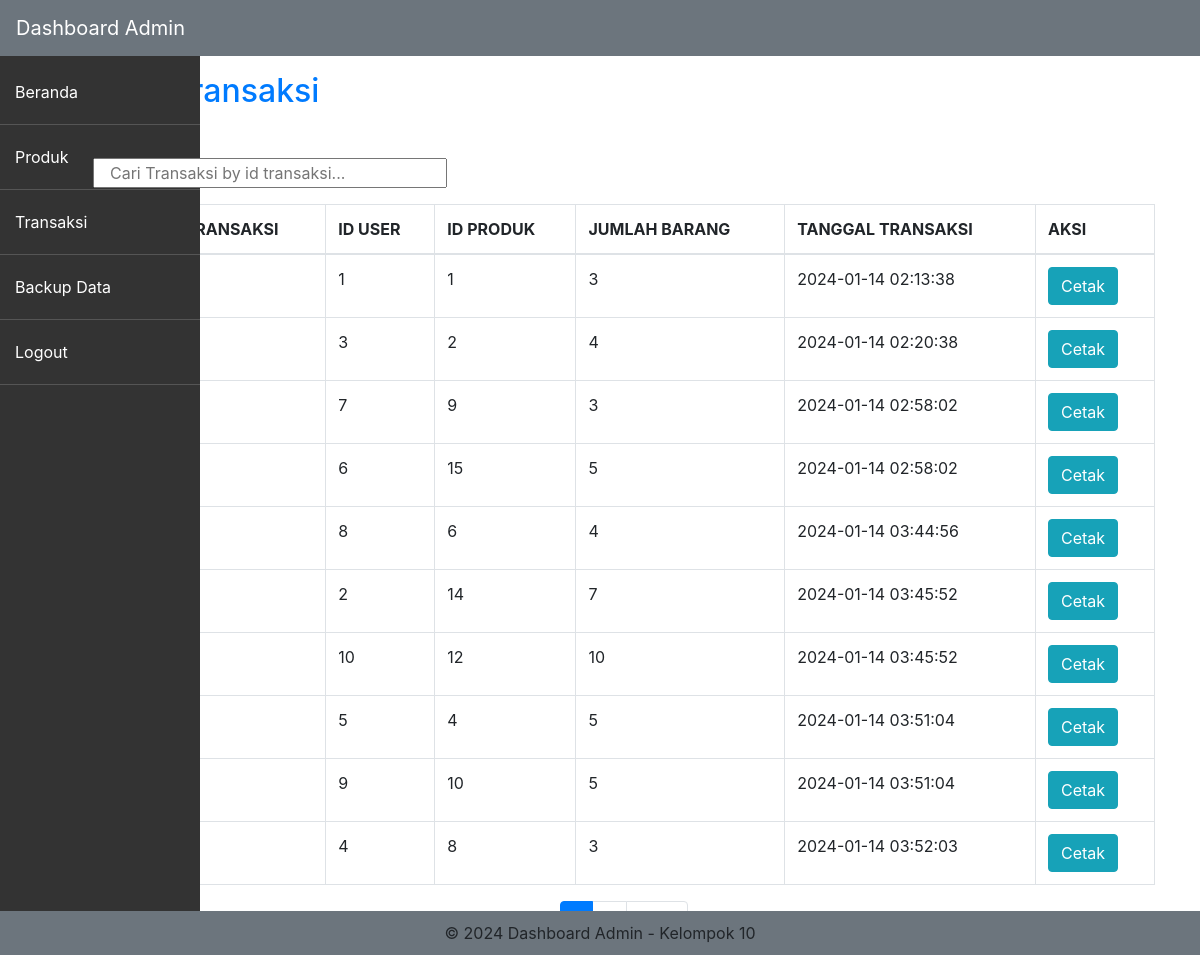
Screenshot of /admin/transaksi.php (signed in) with the database file from the repository.
### tables this page shows
CREATE TABLE `transaksi` (
  `id_transaksi` int(11) NOT NULL,
  `id_user` int(11) DEFAULT NULL,
  `id_produk` int(11) DEFAULT NULL,
  `jumlah_barang` int(11) DEFAULT NULL,
  `tanggal_transaksi` timestamp NOT NULL DEFAULT current_timestamp()
);

### admin/transaksi.php (the view, shortened to what this page needs)
<?php
include '../dashboard/navbar.php';
$page = isset($_GET['page']) ? $_GET['page'] : 1;
$limit = 10;
$start = ($page - 1) * $limit;
$search = isset($_GET['search']) ? $_GET['search'] : '';
$query = "SELECT id_transaksi, id_user, id_produk, jumlah_barang, tanggal_transaksi FROM transaksi WHERE id_transaksi LIKE '%$search%' LIMIT $start, $limit";
$data = mysqli_query($koneksi, $query);
$result = mysqli_query($koneksi, "SELECT COUNT(*) AS total FROM transaksi WHERE id_transaksi LIKE '%$search%'");
$row = mysqli_fetch_assoc($result);
$total_pages = ceil($row['total'] / $limit);
?>
<!DOCTYPE html>
    <html lang="en">
    <head>
        <link rel="stylesheet" href="https://maxcdn.bootstrapcdn.com/bootstrap/4.0.0/css/bootstrap.min.css">
    </head>
    <body>
        <div class="container mt-4 pt-5 mb-5">
            <div class="ml-5">
                <h2><a href="transaksi.php">Data Transaksi</a></h2>
                <form action="transaksi.php" method="GET" class="mb-3 mt-5">
                    <input type="text" id="searchTransaksi" name="search" class="col-md-4" placeholder="Cari Transaksi by id transaksi...">
                </form>
                <table class="table table-bordered">
                    <thead>
                        <tr>
                            <th>No</th>
                            <th>ID TRANSAKSI</th>
                            <th>ID USER</th>
                            <th>ID PRODUK</th>
                            <th>JUMLAH BARANG</th>
                            <th>TANGGAL TRANSAKSI</th>
                            <th>AKSI</th>
                        </tr>
                    </thead>
                    <tbody id="tableBody">
                        <?php
                        $no = 1;
                        while ($d = mysqli_fetch_array($data)) {
                            ?>
                            <tr>
                                <td><?php echo $no++; ?></td>
                                <td><?php echo $d['id_transaksi']; ?></td>
                                <td><?php echo $d['id_user']; ?></td>
                                <td><?php echo $d['id_produk']; ?></td>
                                <td><?php echo $d['jumlah_barang']; ?></td>
                                <td><?php echo date('Y-m-d H:i:s', strtotime($d['tanggal_transaksi'])); ?></td>
                                <td><a href="cetak_transaksi.php?id=<?php echo $d['id_transaksi']; ?>" class="btn btn-info">Cetak</a></td>
                            </tr>
                        <?php
                        }
                        ?>
                    </tbody>
                </table>
                <div class="pagination justify-content-center" >
                    <ul class="pagination justify-content-center">
                        <?php
                        $next = $page + 1;
                        for ($i = 1; $i <= $total_pages; $i++) {
                            echo '<li class="page-item';
                            if ($page == $i) {
                                echo ' active';
                            }
                            echo '"><a class="page-link" href="transaksi.php?page=' . $i . '&search=' . $search . '">' . $i . '</a></li>';
                        }
                        if ($page < $total_pages) {
                            echo '<li class="page-item"><a class="page-link" href="transaksi.php?page=' . $next . '&search=' . $search . '">Next</a></li>';
                        }
                        ?>
                    </ul>
                </div>
            </div>
        </div>
    </body>
</html>

### dashboard/navbar.php (style rules this page uses)
body { height: 100vh; }

### rows the page displays
transaksi: id_user "1", id_produk "1", jumlah_barang "3", tanggal_transaksi "2024-01-14 02:13:38"
transaksi: id_user "3", id_produk "2", jumlah_barang "4", tanggal_transaksi "2024-01-14 02:20:38"
transaksi: id_user "7", id_produk "9", jumlah_barang "3", tanggal_transaksi "2024-01-14 02:58:02"
transaksi: id_user "6", id_produk "15", jumlah_barang "5", tanggal_transaksi "2024-01-14 02:58:02"
transaksi: id_user "8", id_produk "6", jumlah_barang "4", tanggal_transaksi "2024-01-14 03:44:56"
transaksi: id_user "2", id_produk "14", jumlah_barang "7", tanggal_transaksi "2024-01-14 03:45:52"
transaksi: id_user "10", id_produk "12", jumlah_barang "10", tanggal_transaksi "2024-01-14 03:45:52"
transaksi: id_user "5", id_produk "4", jumlah_barang "5", tanggal_transaksi "2024-01-14 03:51:04"
transaksi: id_user "9", id_produk "10", jumlah_barang "5", tanggal_transaksi "2024-01-14 03:51:04"
transaksi: id_user "4", id_produk "8", jumlah_barang "3", tanggal_transaksi "2024-01-14 03:52:03"
